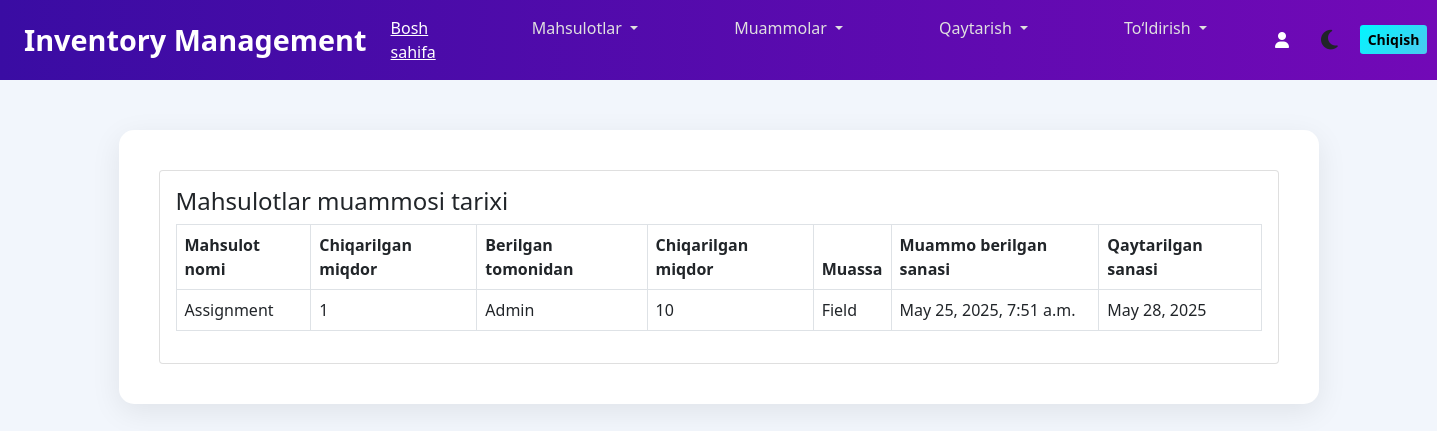
Page /store/issue-history/ on the earlier database version.
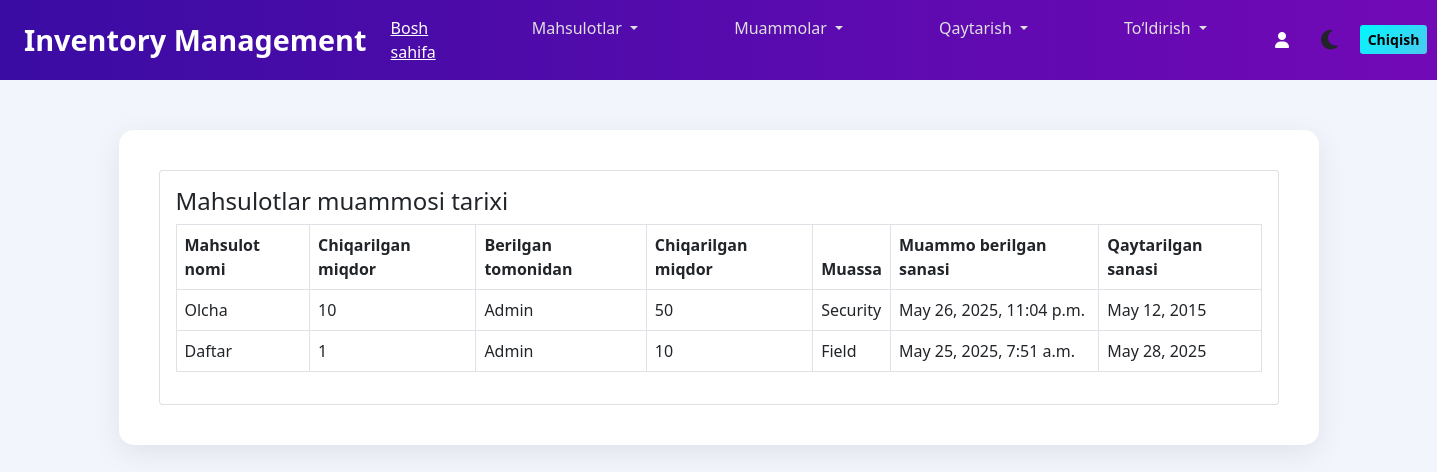
Same page on the later database version.
### store/models.py (models this page shows, shortened)
class IssueItem(models.Model):
    dept_choices = (
        ('Field', 'Field'),
        ('Security', 'Security')
    )
    item = models.ForeignKey(Item, on_delete=models.CASCADE)
    issued_amount = models.PositiveIntegerField()
    issued_by = models.ForeignKey(User, on_delete=models.DO_NOTHING)
    issued_to = models.CharField(max_length=100)
    department = models.CharField(max_length=30, choices=dept_choices)
    issued_date = models.DateTimeField(auto_now_add=True)
    return_date = models.DateField()

class Item(models.Model):
    name = models.CharField(max_length=100)
    amount = models.PositiveIntegerField()
    created_by = models.ForeignKey(User, on_delete=models.DO_NOTHING)
    created_date = models.DateTimeField(auto_now_add=True)
    initial_amount = models.PositiveIntegerField(null=True, blank=True)
    def __str__(self):
        return self.name

### store/views.py (the view)
# urls.py: path('issue-history/', views.issue_history, name='issue-history'),
def issue_history(request):
    items = IssueItem.objects.all().order_by('-issued_date')
    context = {'items':items}
    return render(request, 'store/issue_history.html', context)

### templates/store/issue_history.html
{% extends 'base.html' %}
{% block content %}
<div class="card">
    <div class="card-body">
        <h4>Mahsulotlar muammosi tarixi</h4>
        <table class="table table-bordered">
            <thead>
                <tr>
                    <th scope="col">Mahsulot nomi</th>
                    <th scope="col">Chiqarilgan miqdor</th>
                    <th scope="col">Berilgan tomonidan</th>
                    <th scope="col">Chiqarilgan miqdor</th>
                    <th scope="col">Muassa</th>
                    <th scope="col">Muammo berilgan sanasi</th>
                    <th scope="col">Qaytarilgan sanasi</th>
                </tr>
            </thead>
            <tbody>
                {% for item in items %}
                <tr>
                    <td>{{item.item}}</td>
                    <td>{{item.issued_amount}}</td>
                    <td>{{item.issued_by}}</td>
                    <td>{{item.issued_to}}</td>
                    <td>{{item.department}}</td>
                    <td>{{item.issued_date}}</td>
                    <td>{{item.return_date}}</td>
                </tr>
                {% endfor %}
            </tbody>
        </table>
    </div>
</div>
{% endblock content %}

Differences in the rows shown:
added IssueItem: item "Olcha", issued_amount "10", issued_by "Admin", issued_to "50", department "Security", issued_date "May 26, 2025, 11:04 p.m.", return_date "May 12, 2015"
changed through a linked row, IssueItem "Field": item "Assignment" → "Daftar"
